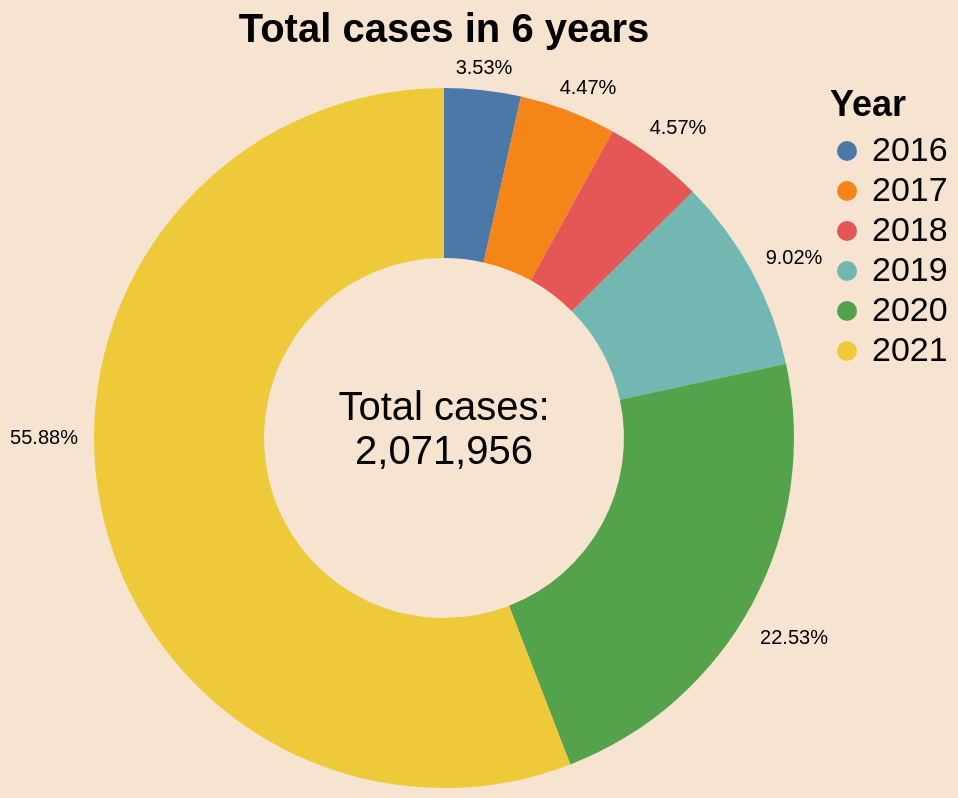

Express this chart as Vega-Lite.
### Vega-Lite specification from a JSON file in a GitHub repository (floating-point values rounded to 4 significant figures)
{"$schema": "https://vega.github.io/schema/vega-lite/v5.json", "title": "Total cases in 6 years", "config": {"title": {"color": "black", "fontSize": 20}, "style": {"cell": {"stroke": "transparent"}}}, "background": "#F6E4D1", "description": "Total cases in 6 years", "width": 350, "height": 350, "data": {"values": [{"Year": "2016", "value": 73213, "Total": "total", "cases": 2071956}, {"Year": "2017", "value": 92708}, {"Year": "2018", "value": 94728}, {"Year": "2019", "value": 186804}, {"Year": "2020", "value": 466717}, {"Year": "2021", "value": 1157786}]}, "layer": [{"mark": {"type": "arc", "innerRadius": 90}, "encoding": {"theta": {"field": "value", "type": "quantitative"}, "color": {"field": "Year", "type": "nominal", "legend": {"titleColor": "black", "labelColor": "black", "labelFontSize": 17, "titleFontSize": 18}}, "tooltip": [{"field": "Year", "type": "nominal", "title": "Year"}, {"field": "value", "type": "quantitative", "title": "Total cases"}]}}, {"transform": [{"filter": "datum.Total == 'total'"}, {"calculate": "'Total cases: ;2,071,956'", "as": "text_annotation_raw"}, {"calculate": "split(datum.text_annotation_raw,';')", "as": "text_annotation"}], "mark": {"type": "text", "dx": 0, "dy": -15}, "encoding": {"text": {"field": "text_annotation"}, "color": {"value": "#000000"}, "size": {"value": 20}}}, {"transform": [{"filter": "datum.Year == '2016'"}, {"calculate": "'3.53%'", "as": "text_annotation_raw"}, {"calculate": "split(datum.text_annotation_raw,';')", "as": "text_annotation"}], "mark": {"type": "text", "dx": 20, "dy": -185}, "encoding": {"text": {"field": "text_annotation"}, "color": {"value": "#000000"}, "size": {"value": 10}}}, {"transform": [{"filter": "datum.Year == '2017'"}, {"calculate": "'4.47%'", "as": "text_annotation_raw"}, {"calculate": "split(datum.text_annotation_raw,';')", "as": "text_annotation"}], "mark": {"type": "text", "dx": 72, "dy": -175}, "encoding": {"text": {"field": "text_annotation"}, "color": {"value": "#000000"}, "size": {"value": 10}}}, {"transform": [{"filter": "datum.Year == '2018'"}, {"calculate": "'4.57%'", "as": "text_annotation_raw"}, {"calculate": "split(datum.text_annotation_raw,';')", "as": "text_annotation"}], "mark": {"type": "text", "dx": 117, "dy": -155}, "encoding": {"text": {"field": "text_annotation"}, "color": {"value": "#000000"}, "size": {"value": 10}}}, {"transform": [{"filter": "datum.Year == '2019'"}, {"calculate": "'9.02%'", "as": "text_annotation_raw"}, {"calculate": "split(datum.text_annotation_raw,';')", "as": "text_annotation"}], "mark": {"type": "text", "dx": 175, "dy": -90}, "encoding": {"text": {"field": "text_annotation"}, "color": {"value": "#000000"}, "size": {"value": 10}}}, {"transform": [{"filter": "datum.Year == '2020'"}, {"calculate": "'22.53%'", "as": "text_annotation_raw"}, {"calculate": "split(datum.text_annotation_raw,';')", "as": "text_annotation"}], "mark": {"type": "text", "dx": 175, "dy": 100}, "encoding": {"text": {"field": "text_annotation"}, "color": {"value": "#000000"}, "size": {"value": 10}}}, {"transform": [{"filter": "datum.Year == '2021'"}, {"calculate": "'55.88%'", "as": "text_annotation_raw"}, {"calculate": "split(datum.text_annotation_raw,';')", "as": "text_annotation"}], "mark": {"type": "text", "dx": -200, "dy": 0}, "encoding": {"text": {"field": "text_annotation"}, "color": {"value": "#000000"}, "size": {"value": 10}}}]}
